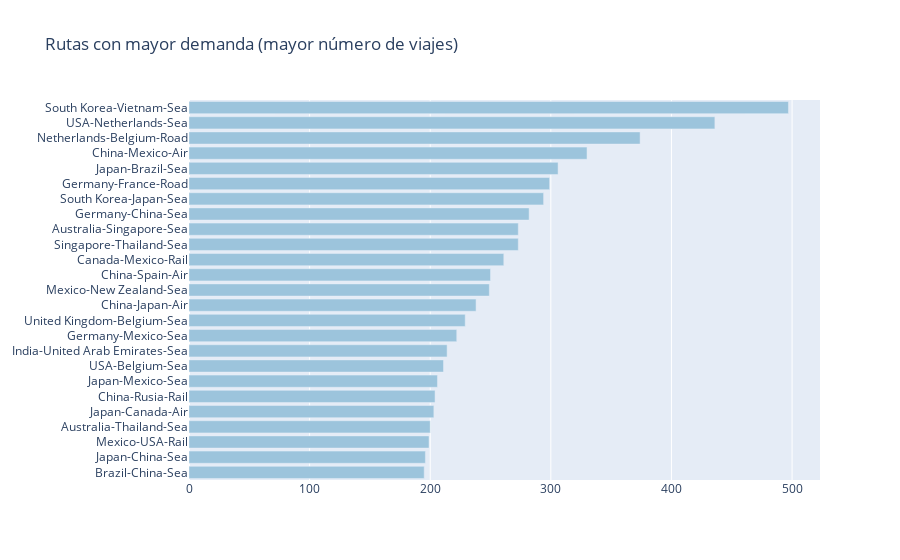

Notebook cell for this chart:
### Code cell
# OPCIÓN 1 PRIMER GRÁFICO: Rutas con mayor demanda (conteo de repetición de combinación de ruta) incluye impotación y exportación
# col = "listed_in"
#categories = ", ".join(d2['listed_in']).split(", ")
#counter_list = Counter(categories).most_common(50)


labels = [_[0] for _ in array3_df_f_s1][::-1]
values = [_[1] for _ in array3_df_f_s1][::-1]
trace1 = go.Bar(y=labels, x=values, orientation="h", name="Rutas", marker=dict(color="#9cc4dc"))

data = [trace1]
layout = go.Layout(title="Rutas con mayor demanda (mayor número de viajes)", legend=dict(x=0.1, y=1.1, orientation="h"))
fig = go.Figure(data, layout=layout)
fig.show()

### Figure 1 — Plotly figure (JSON) as saved in the notebook; plotly's stock layout.template omitted (floating-point values rounded to 4 significant figures)
{"data": [{"marker": {"color": "#9cc4dc"}, "name": "Rutas", "orientation": "h", "type": "bar", "x": [195, 196, 199, 200, 203, 204, 206, 211, 214, 222, 229, 238, 249, 250, 261, 273, 273, 282, 294, 299, 306, 330, 374, 436, 497], "y": ["Brazil-China-Sea", "Japan-China-Sea", "Mexico-USA-Rail", "Australia-Thailand-Sea", "Japan-Canada-Air", "China-Rusia-Rail", "Japan-Mexico-Sea", "USA-Belgium-Sea", "India-United Arab Emirates-Sea", "Germany-Mexico-Sea", "United Kingdom-Belgium-Sea", "China-Japan-Air", "Mexico-New Zealand-Sea", "China-Spain-Air", "Canada-Mexico-Rail", "Singapore-Thailand-Sea", "Australia-Singapore-Sea", "Germany-China-Sea", "South Korea-Japan-Sea", "Germany-France-Road", "Japan-Brazil-Sea", "China-Mexico-Air", "Netherlands-Belgium-Road", "USA-Netherlands-Sea", "South Korea-Vietnam-Sea"]}], "layout": {"legend": {"orientation": "h", "x": 0.1, "y": 1.1}, "title": {"text": "Rutas con mayor demanda (mayor número de viajes)"}}}
